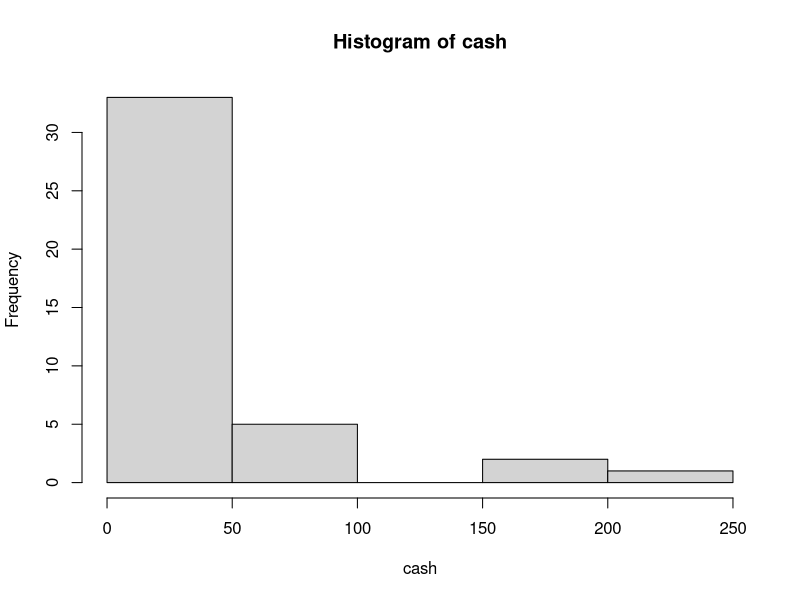

Generate this figure with R:
## ---- chunk 1
2+2
## ---- chunk 2
#You can also include text notes in code chunks; however, to let R know 
#that they are text and not code, they need to begin with the # symbol.

#First we will see how R can perform simple calculations
#Suppose we want to calculate 2+2
2+2
3+3 #you can add notes anywhere
## ---- chunk 3
sqrt(9) #sqrt is an example of a built-in R function - we'll learn a lot 
#of these this semester
## ---- chunk 4
9-2

9^2 #the carrot ^ symbol is used to exponentiate

3*6 #asterisk * is used for multiplication
## ---- chunk 5
#let's assign the number 9 to an object named x
x <- 9 #we can do this using a backwards arrow

#you can also assign objects using the equals sign
z = 4 

y <- 2 #this assigns the number 2 to y

#Note: you don't have to choose single-letter object names
whatever <- 52

x
y
z
whatever
## ---- chunk 6
#print the object x
x

#print the object whatever
whatever

## ---- chunk 7

x

y+z 

sqrt(x)

whatever - y

z^y
## ---- chunk 8
#Let's create a vector with the following numbers: 4 5 63 67 89
vector1 <- c(4,5,63,67,89) 

#Let's create another vector with the numbers: 88 92 71 69 99
vector2 <- c(88, 92, 71, 69, 99)

#now let's create a vector with string (or non-numeric) data: dog, cat, bunny
vectorstring <- c("dog", "cat", "bunny") #for non-numeric data, we use "" to 
#show R that these aren't numbers
## ---- chunk 9
#print the string vector
vectorstring

#print the numeric vector
vector1
## ---- chunk 10
#Let's make a dataframe out of our two numeric vectors. We can do this 
#because they're both the same size (5 elements each). I'm going to store 
#the dataframe in an object.
week1dataframe <- data.frame(vector1, vector2)

#print the dataframe
week1dataframe
## ---- chunk 11
help(data.frame)
## ---- chunk 12
names(week1dataframe) <- c("SID", "Score")

week1dataframe
## ---- chunk 13
#let's add a new variable: Sex
week1dataframe$Sex <- c("M","F","F","M","F")

week1dataframe
## ---- chunk 14
#let's add another variable: age
week1dataframe$Age = c(29,20,25,27,35)

week1dataframe
## ---- chunk 15
#let's just look at the scores data
week1dataframe$Score
## ---- chunk 16
mathability <- c(6,5,6,1,4,4,5,6,5,3,5,6,7,3,5,5,4,5,4,7,2,5,5,2,6,5,5,4,5,3,5,7,6,5,3)
mathability
## ---- chunk 17
table(mathability)

#Let's make the table look a little better using transform - this is 
#like the transpose function in excel
transform(table(mathability))
## ---- chunk 18
freq_table <- transform(table(mathability)) #save the table to an object
n <- length(mathability) #store the total number of elements in the original 
#vector in the object n

#build the table - adding relative frequency, cumulative frequency, and 
#cumulative percent
transform(freq_table, Rel_Freq=prop.table(Freq)*100, Cum_Freq=cumsum(Freq), Cum_Percent=(cumsum(Freq)/n)*100)
## ---- chunk 19
#First, enter in the data as a vector
cash <- c(.05,6,30,0,65,4.75,50,0,100,.17,15,210,2,175,42,65,2,
          200,0,10,0,15,20,30,
          12,0,30,45,7,10,80,12,28,.75,100,33,1,14,5,23,45)

#To create the histogram, we'll use the R function hist
hist(cash)

help(hist)
